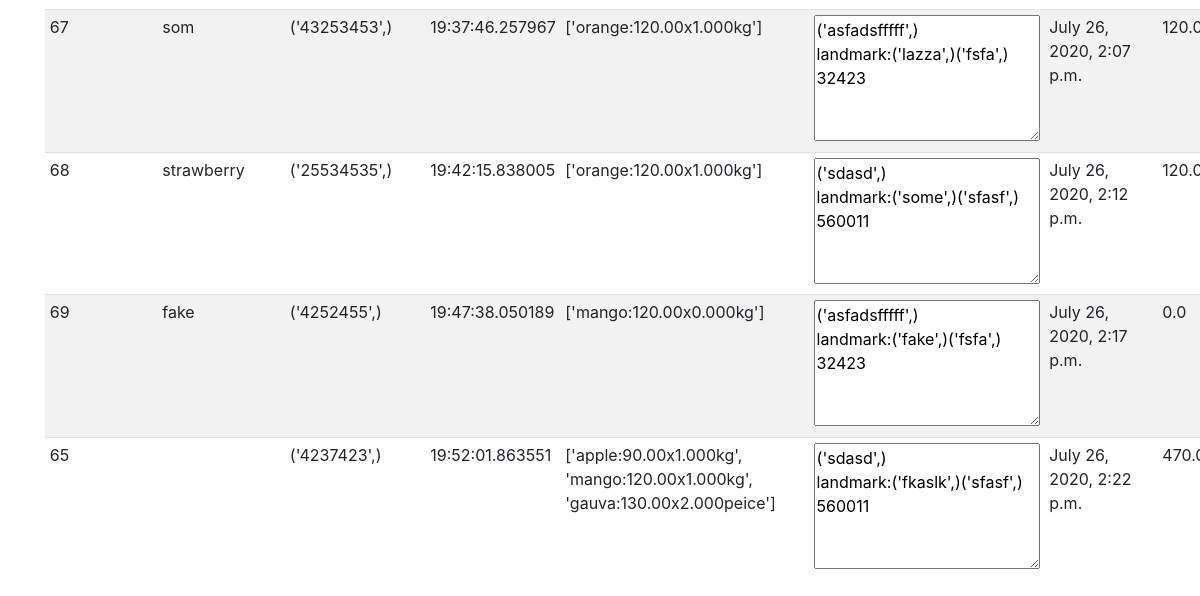
The page /managerdash (signed in, lower part) on the database as committed earlier.
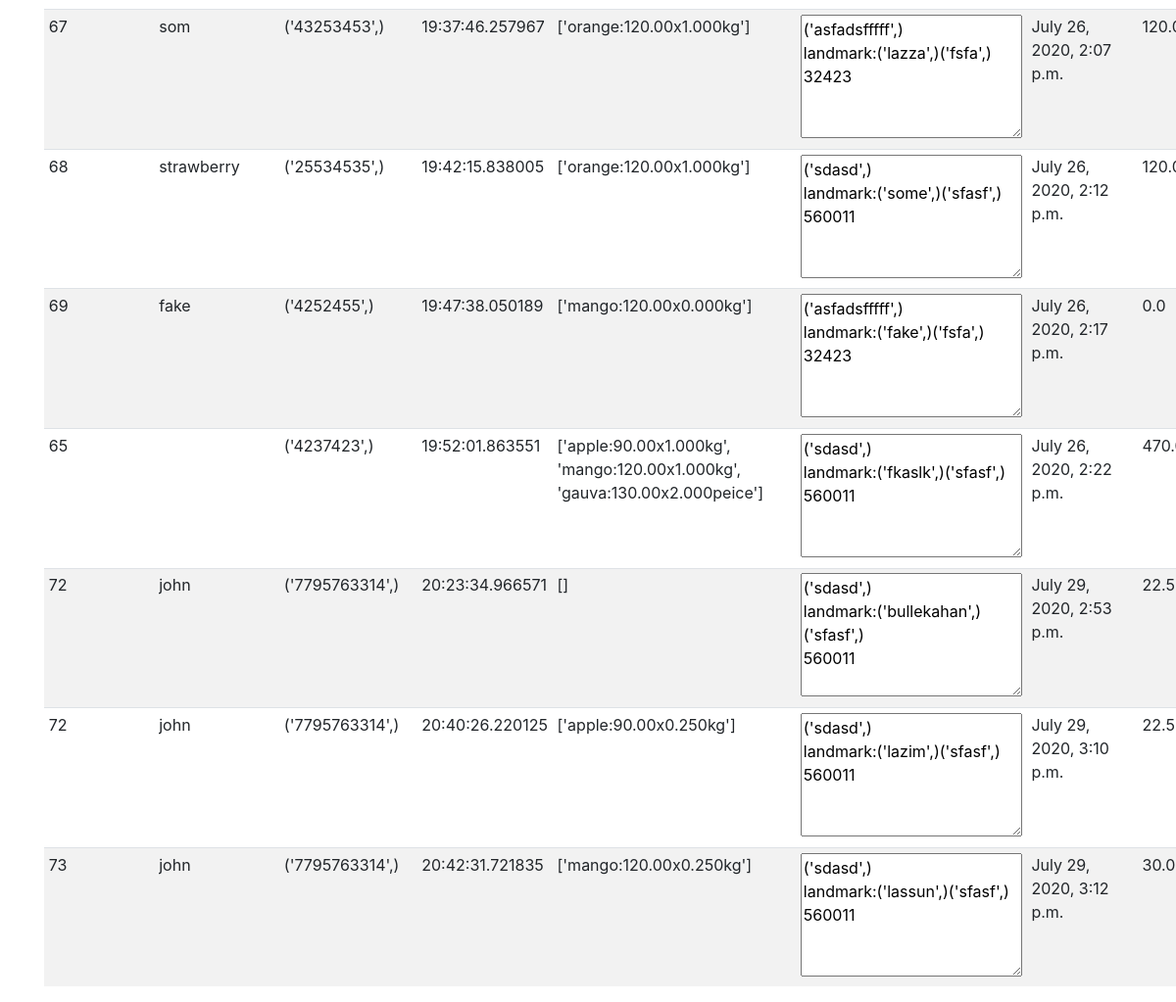
The same page on the database as committed later.
### atoz_store/models.py (models this page shows)
class manager(models.Model):
    Orderm=models.CharField(max_length=1000,null=True)
    namem=models.CharField(max_length=400,null=True)
    phonem=models.CharField(max_length=400,null=True)
    trans_id = models.CharField(max_length=400,null=True)
    productm = models.CharField(max_length=400,null=True)
    quantitym=models.CharField(max_length=400,null=True)
    adressm=models.CharField(max_length=400,null=True)
    date = models.DateTimeField(auto_now_add=True)
    totalm = models.CharField(max_length=400,null=True)

### manager/views.py (the view)
# urls.py: path("managerdash",views.managerdash,name="managerdash")
def managerdash(request):
    user = request.user
    if user is not None and user.is_superuser:
        managerda = list(manager.objects.all())
        print(managerda)
        orders = list(Order.objects.all())
        customers = list(Customer.objects.all())
        context = {'customers':customers,'orders':orders,'managerda':managerda}
        return render(request,'atoz_store/manager.html',context)
    else:
        return render(request,'atoz_store/managelogin.html')

### atoz_store/Templates/atoz_store/manager.html (shortened to what this page needs)
{% extends 'atoz_store/main.html' %}
{% load static %}
{% block content %}
<table  class="table table-striped table-sm">
    <tbody>
      {% for mdr in managerda %}
      <tr>
        <td>{{mdr.Orderm}}</td>
        <td>{{mdr.namem}}</td>
        <td>{{mdr.phonem}}</td>
        <td>{{mdr.trans_id}}</td>
        <td>{{mdr.productm}}</td>
        <td><textarea name="" id="" cols="20" rows="5">{{mdr.adressm}}</textarea></td>
        <td>{{mdr.date}}</td>
        <td>{{mdr.totalm}}</td>
      </tr>
      {% endfor %}
    </tbody>
  </table>
{% endblock content%}

### atoz_store/Templates/atoz_store/main.html (shortened to what this page needs)
<!DOCTYPE html>
<html lang="en">
<head>
    <link rel="stylesheet" href="https://stackpath.bootstrapcdn.com/bootstrap/4.5.0/css/bootstrap.min.css">
    <link rel="stylesheet" href="{% static 'css/main.css' %}">
</head>
<body>
   <div class="container">
       <br>
       {% block content%}
       {% endblock content%}
   </div>
</body>
</html>
</body>
</html>

### atoz_store/static/css/main.css (style rules this page uses)
body { background-color:white; }

Rows that differ between the two databases and show on the page:
added manager: Orderm "72", namem "john", phonem "('7795763314',)", trans_id "20:23:34.966571", productm "[]", adressm "('sdasd',) landmark:('bullekahan',)('sfasf',) 560011", date "July 29, 2020, 2:53 p.m.", totalm "22.5"
added manager: Orderm "72", namem "john", phonem "('7795763314',)", trans_id "20:40:26.220125", productm "['apple:90.00x0.250kg']", adressm "('sdasd',) landmark:('lazim',)('sfasf',) 560011", date "July 29, 2020, 3:10 p.m.", totalm "22.5"
added manager: Orderm "73", namem "john", phonem "('7795763314',)", trans_id "20:42:31.721835", productm "['mango:120.00x0.250kg']", adressm "('sdasd',) landmark:('lassun',)('sfasf',) 560011", date "July 29, 2020, 3:12 p.m.", totalm "30.0"
